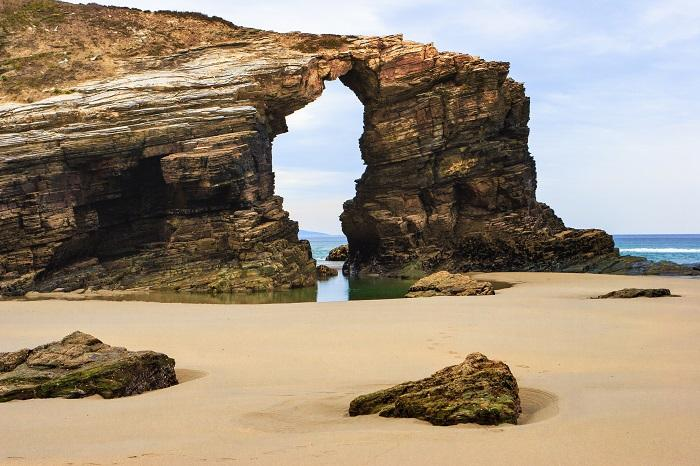
#> input picture Imagenes/Practica/2.png, 700 x 466 px
$ jupyter execute tecnicas.ipynb
#> lines starting #> are read from the running program, lines starting #| are printed output that depends on the picture; after the words box and inside, x2 and y2 are one past the last pixel; in counts of white or black regions, pixels touching at a corner belong together
UMBRALIZACION CON TECNICA ISODATA

THRESH_BINARY =
THRESH_BINARY_INV =

[cell 1]
import cv2
import numpy as np
import matplotlib.pyplot as plt

def isodata(imagen):
    umbral = 128
    while True:
        grupo1 = imagen[imagen<=umbral]
        grupo2 = imagen[imagen>=umbral]

        mediag1 = np.mean(grupo1)
        mediag2 = np.mean(grupo2)

        umbral_nuevo = (mediag1  + mediag2 ) / 2

        if abs(umbral_nuevo - umbral ) < 0.5:

            break
        umbral= umbral_nuevo
    return umbral

image = cv2.imread('2.png', 0)
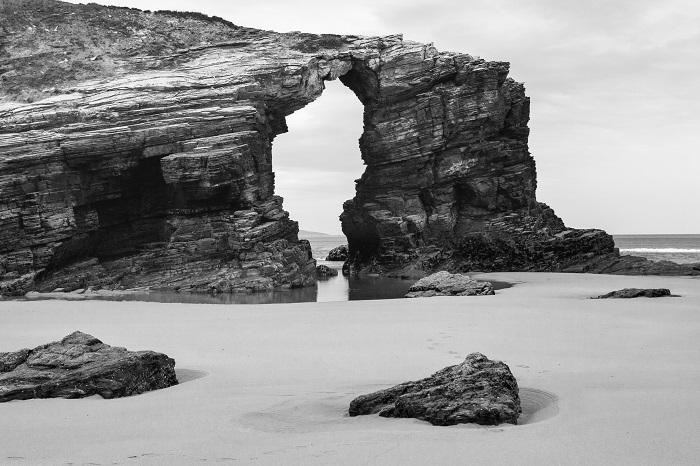
#> image: shape (466, 700); min 0, max 255, mean 144.3
umbral_isodata = isodata(image)
#> the loop in isodata, `while True:` made 3 passes
#> (mediag1, mediag2, umbral_nuevo, umbral) on passes 1 to 2: (59.99, 200, 130, 130), (60.54, 200.6, 130.6, 130.6)
#> (mediag1, mediag2, umbral_nuevo) on pass 3: (60.54, 200.6, 130.6)
#> umbral_isodata = 130.6

_, image_isodata = cv2.threshold(image,umbral_isodata,255,cv2.THRESH_BINARY)
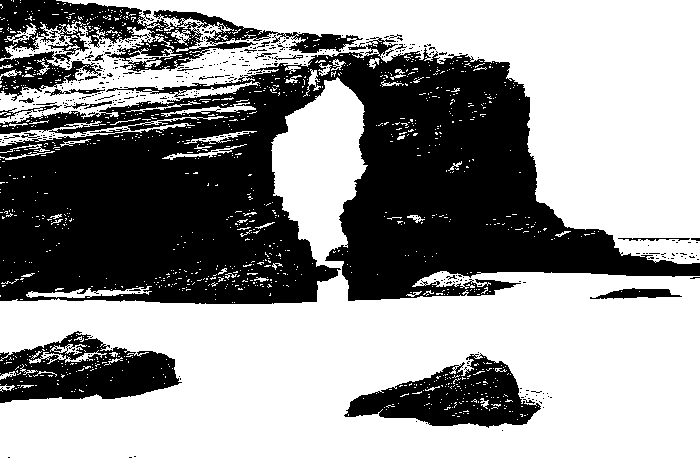
#> image_isodata: shape (466, 700); 59.8% white; 448 black regions (421 under 20 px), largest, box (x1, y1, x2, y2) and area: (0, 37, 700, 304) 102070, (0, 0, 363, 101) 11240, (0, 331, 182, 403) 7660

plt.figure(figsize=(10,5))
plt.subplot(1,2,1)
plt.imshow(image, cmap='gray')
plt.title('imagen original en escala de grises')

plt.subplot(1,2,2)
plt.imshow(image_isodata, cmap='gray')
plt.title('imagen con umbral isodata')
plt.show()
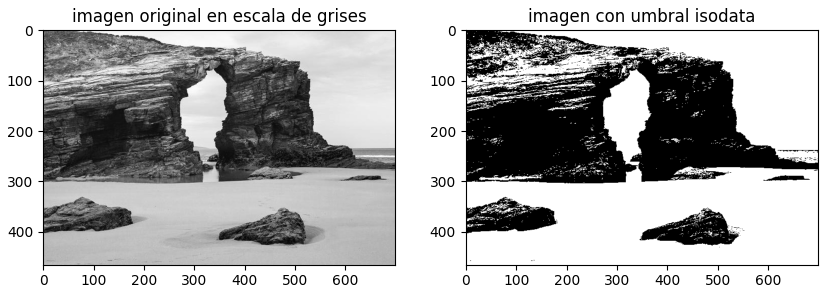
#> figure drawn by matplotlib, 2 panels

TECNICA DE LOS PICOS
falttern array de una dimension lo aplana

[cell 2]
import cv2
import numpy as np
import matplotlib.pyplot as plt

def dos_picos(imagen):
    hist = cv2.calcHist([imagen], [0], None, [256], [0, 256])
#> hist = 256 values, max 5176 at index 190, min 56 at index 254, mean 1274.2

    pico = hist.flatten()
#> pico has the same summary as hist

    pico_dif = np.diff(pico)
#> pico_dif = 255 values, max 930 at index 226, min -1250 at index 206, mean 0.298

    primer_pico = np.argmax(pico_dif[:128])
#> primer_pico = 17
    segundo_pico = np.argmax(pico_dif[128:]) + 128
#> segundo_pico = 226

    umbral_2picos = (primer_pico + segundo_pico) / 2
#> umbral_2picos = 121.5

    return umbral_2picos

image = cv2.imread('2.png', 0)

umbral_2picos = dos_picos(image)
#> umbral_2picos = 121.5

_, image_isodata = cv2.threshold(image, umbral_2picos, 255, cv2.THRESH_BINARY)
#> image_isodata: shape (466, 700); 61.3% white; 539 black regions (515 under 20 px), largest, box (x1, y1, x2, y2) and area: (0, 37, 700, 304) 99704, (0, 332, 179, 403) 7139, (346, 354, 537, 428) 7026

plt.figure(figsize=(10, 5))

plt.subplot(1, 2, 1)
plt.imshow(image, cmap='gray')
plt.title('Imagen original en escala de grises')

plt.subplot(1, 2, 2)
plt.imshow(image_isodata, cmap='gray')
plt.title('Imagen con umbral Isodata')

plt.show()

METODO OTSU  CV2

[cell 3]
import cv2
import numpy as np
import matplotlib.pyplot as plt

image = cv2.imread('2.png', 0)
_, image_otsu = cv2.threshold(image, 0, 255, cv2.THRESH_BINARY + cv2.THRESH_OTSU)

umbral_imagen = np.where(image > image_otsu, 255, 0).astype(np.uint8)
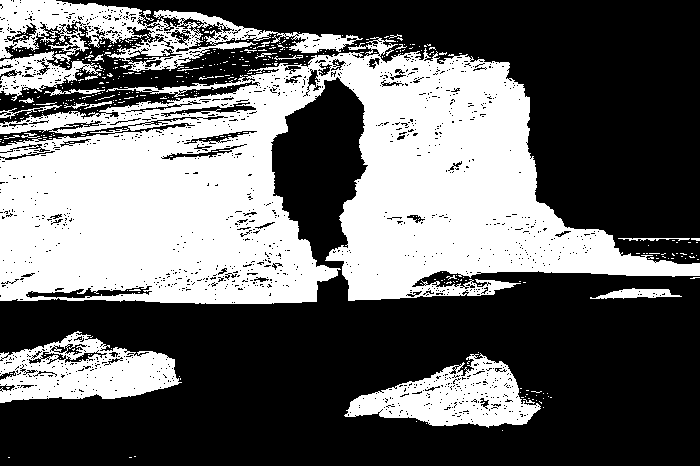
#> umbral_imagen: shape (466, 700); 40.1% white; 448 white regions (421 under 20 px), largest, box (x1, y1, x2, y2) and area: (0, 37, 700, 304) 101949, (0, 0, 363, 101) 11240, (0, 331, 182, 403) 7610
plt.figure(figsize=(10, 5))
plt.subplot(1, 2, 1)
plt.imshow(image, cmap='gray')
plt.title('Imagen original en escala de grises')

plt.subplot(1, 2, 2)
plt.imshow(umbral_imagen, cmap='gray')
plt.title('Imagen con umbral Otsu')
plt.show()

[cell 4]
import cv2
import numpy as np
import matplotlib.pyplot as plt

def tecnica_otsu(imagen):
    histo = cv2.calcHist([imagen],[0],None,[256],[0,256])
#> histo has the same summary as hist in dos_picos
    histo_norm = histo.ravel()/histo.sum()
#> histo_norm = 256 values, max 0.0159 at index 190, min 0.000172 at index 254, mean 0.00391
    Q = histo_norm.cumsum()
#> Q = 256 values from 0.000819 to 1
    bins = np.arange(256)
    fn_min = np.inf
    thresh = -1

    for i in range(1,256):
        p1,p2 = np.hsplit(histo_norm,[i])
        q1,q2 = Q[i],Q[255]-Q[i]
        if q1 < 1.e-6 or q2 < 1.e-6:
            continue
        b1,b2 = np.hsplit(bins,[i])

        m1,m2 = np.sum(p1*b1)/q1, np.sum(p2*b2)/q2
        v1,v2 = np.sum(((b1-m1)**2)*p1)/q1,np.sum(((b2-m2)**2)*p2)/q2
        fn = v1*q1 + v2*q2
        if fn < fn_min:
            fn_min = fn
            thresh = i
#> this loop made 255 passes
#> (p1, q1, q2, m1, m2, v1, v2, fn) on passes 1 to 6: ([0.000819], 0.00101, 0.999, 0, 144.4, 0, 5497.5, 5492), ([0.000819, 0.000187], 0.00122, 0.999, 0.154, 144.5, 0.126, 5494.9, 5488.2), ([0.000819, 0.000187, 0.000212], 0.00151, 0.998, 0.404, 144.5, 0.49, 5492.2, 5483.9), ([0.000819, 0.000187, 0.000212, 0.000291], 0.00185, 0.998, 0.803, 144.5, 1.21, 5488.2, 5478), ([0.000819, 0.000187, 0.000212, 0.000291, 0.00034], 0.00226, 0.998, 1.26, 144.6, 2.15, 5483.7, 5471.3), ([0.000819, 0.000187, 0.000212, 0.000291, 0.00034, 0.000414], 0.00277, 0.997, 1.78, 144.7, 3.3, 5478.4, 5463.3)
#> (q1, q2, m1, m2, v1, v2, fn, fn_min) on passes 7 to 12: (0.00334, 0.997, 2.38, 144.8, 4.64, 5471.8, 5453.6, 5453.6), (0.00401, 0.996, 2.99, 144.8, 6.02, 5464.5, 5442.6, 5442.6), (0.00479, 0.995, 3.61, 145, 7.46, 5456.4, 5430.3, 5430.3), (0.00567, 0.994, 4.3, 145.1, 9.02, 5446.6, 5415.8, 5415.8), (0.00674, 0.993, 4.91, 145.2, 10.53, 5436.5, 5399.9, 5399.9), (0.00804, 0.992, 5.58, 145.4, 12.18, 5424.2, 5380.6, 5380.6)

    img_otsu = imagen>=thresh
    return img_otsu

imagen = cv2.imread('2.png', 0)
umbral_OTSU = tecnica_otsu(imagen)

plt.figure(figsize=(10,5))
plt.subplot(1,2,1)
plt.title('img original')
plt.imshow(imagen, cmap='gray')

plt.subplot(1,2,2)
plt.title('img umbral adaptativo')
plt.imshow(umbral_OTSU, cmap='gray')

plt.show()

UMBRALIZACION VISIBLE - PARTICION DE UNA IMAGEN

[cell 5]
import cv2
import numpy as np
import matplotlib.pyplot as plt

def variable_umb_blok(image, tam_blog, c):
#> called with tam_blog = 25, c = 10
    umbral_img = np.zeros_like(image)

    for y in range(0, image.shape[0], tam_blog):
        for x in range(0, image.shape[1], tam_blog):
            bloque = image[y:y + tam_blog, x:x + tam_blog]
            bloque_media = np.mean(bloque)
            umbral_adap = bloque_media - c
            umbral_img[y:y + tam_blog, x:x + tam_blog] = (bloque > umbral_adap) * 255
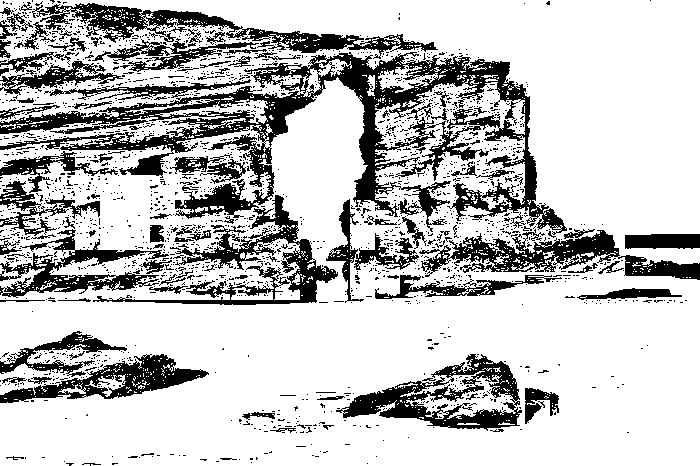
#> umbral_img: shape (466, 700); 76.2% white; 1939 black regions (1821 under 20 px), largest, box (x1, y1, x2, y2) and area: (0, 52, 567, 235) 23729, (93, 195, 338, 305) 5297, (32, 3, 438, 59) 5203

    return umbral_img

image = cv2.imread('2.png', 0)
tam_blog = 25
c = 10

umbral_img_adap = variable_umb_blok(image, tam_blog, c)

plt.figure(figsize=(10, 5))
plt.subplot(1, 2, 1)
plt.imshow(image, cmap='gray')
plt.title('Imagen original en escala de grises')

plt.subplot(1, 2, 2)
plt.imshow(umbral_img_adap, cmap='gray')
plt.title('Imagen con umbral adaptativo')
plt.show()

CON DESVIACION

[cell 6]
import cv2
import numpy as np
import matplotlib.pyplot as plt

def variable_umb_blok(image, tam_blog, ajuste):
#> called with tam_blog = 10, ajuste = 0.3
    umbral_img = np.zeros_like(image)

    for y in range(0, image.shape[0], tam_blog):
        for x in range(0, image.shape[1], tam_blog):
            bloque = image[y:y + tam_blog, x:x + tam_blog]
            bloque_media = np.mean(bloque)
            des = np.std(bloque)
            umbral_adap = bloque_media - (ajuste*des)
            umbral_img[y:y + tam_blog, x:x + tam_blog] = (bloque > umbral_adap) * 255
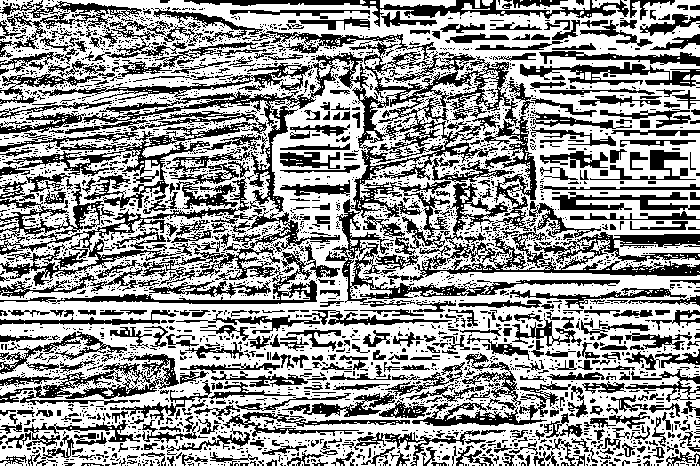
#> umbral_img: shape (466, 700); 60.5% white; 3169 black regions (2649 under 20 px), largest, box (x1, y1, x2, y2) and area: (65, 31, 620, 307) 16706, (0, 161, 340, 286) 6778, (410, 183, 700, 281) 6028

    return umbral_img

image = cv2.imread('2.png', 0)
tam_blog = 10
c = 0.3

umbral_img_adap = variable_umb_blok(image, tam_blog, c)

plt.figure(figsize=(10, 5))
plt.subplot(1, 2, 1)
plt.imshow(image, cmap='gray')
plt.title('Imagen original en escala de grises')

plt.subplot(1, 2, 2)
plt.imshow(umbral_img_adap, cmap='gray')
plt.title('Imagen con umbral adaptativo')
plt.show()

ADAPTATIVA CON VENTANA

[cell 7]
import cv2
import numpy as np
import matplotlib.pyplot as plt

def ventana(image, ventana, factor):
#> called with ventana = 15, factor = 2
    umbral_image = np.zeros_like(image)
    pad = ventana // 2
    padd_img = cv2.copyMakeBorder(image, pad, pad, pad, pad, cv2.BORDER_REPLICATE)

    for y in range(image.shape[0]):
        for x in range(image.shape[1]):
            ventana_1 = padd_img[y:y + ventana, x:x + ventana]
            media = np.mean(ventana_1)
            dis = np.std(ventana_1)
            umbral = media - (factor * dis)
            umbral_image[y, x] = 255 if image[y, x] > umbral else 0
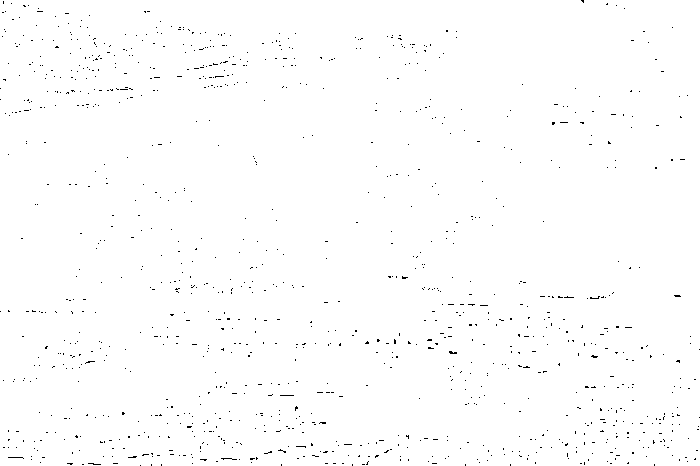
#> umbral_image: shape (466, 700); 99.3% white; black in thin lines or dots
    return umbral_image

image = cv2.imread('2.png', 0)

tam_blog = 15  # Tiene que ser un número impar
c = 2

umbral_ventana = ventana(image, tam_blog, c)

plt.figure(figsize=(10, 5))
plt.subplot(1, 2, 1)
plt.imshow(image, cmap='gray')
plt.title('Imagen original en escala de grises')

plt.subplot(1, 2, 2)
plt.imshow(umbral_ventana, cmap='gray')
plt.title('Imagen con umbral adaptativo')
plt.show()

CON LIBRERIA CV2

[cell 8]
import cv2
import numpy as np
import matplotlib.pyplot as plt

image = cv2.imread('2.png', 0)
ventana = 7
factor = 3
image_umbr = cv2.adaptiveThreshold(image, 255, cv2.ADAPTIVE_THRESH_MEAN_C, cv2.THRESH_BINARY, ventana, factor)
#> image_umbr: shape (466, 700); 73.4% white; black in thin lines or dots
plt.figure(figsize=(10, 5))
plt.subplot(1, 2, 1)
plt.imshow(image, cmap='gray')
plt.title('Imagen original en escala de grises')

plt.subplot(1, 2, 2)
plt.imshow(umbral_ventana, cmap='gray')
plt.title('Imagen con umbral adaptativo')
plt.show()

[cell 9]
import cv2
import numpy as np
import matplotlib.pyplot as plt

imagen = cv2.imread('2.png', 0)

_, ubr_trunc = cv2.threshold(imagen, 127, 200, cv2.THRESH_TRUNC)
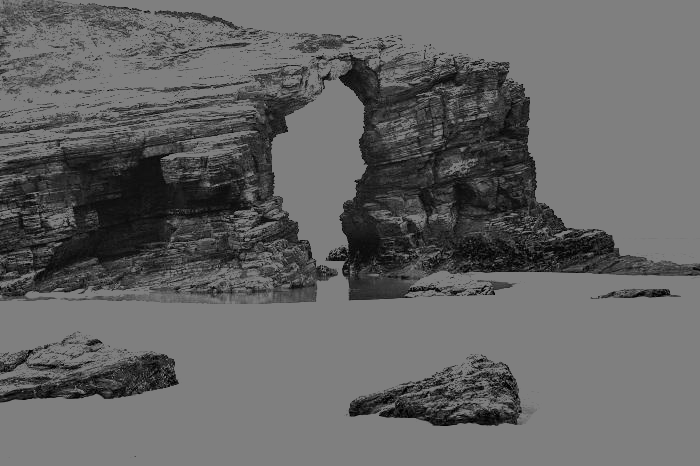
#> ubr_trunc: shape (466, 700); min 0, max 127, mean 100.3
_, umbr_tozero = cv2.threshold(imagen, 127, 200, cv2.THRESH_TOZERO)
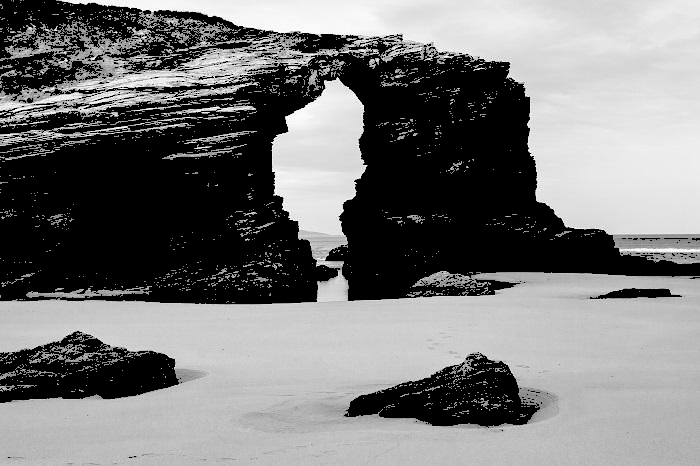
#> umbr_tozero: shape (466, 700); min 0, max 255, mean 120.6
_, umbr_tozero_INV = cv2.threshold(imagen, 127, 200, cv2.THRESH_TOZERO_INV)
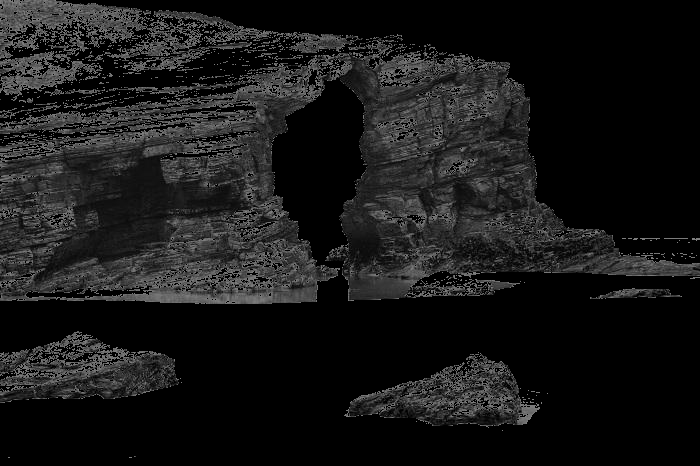
#> umbr_tozero_INV: shape (466, 700); min 0, max 127, mean 23.7

# Mostrar las imágenes resultantes
plt.figure(figsize=(12, 5))

plt.subplot(1, 4, 1)
plt.imshow(imagen, cmap='gray')
plt.title('Imagen original')

plt.subplot(1, 4, 2)
plt.imshow(ubr_trunc, cmap='gray')
plt.title('Imagen trunc')

plt.subplot(1, 4, 3)
plt.imshow(umbr_tozero, cmap='gray')
plt.title('Imagen tozero')

plt.subplot(1, 4, 4)
plt.imshow(umbr_tozero_INV, cmap='gray')
plt.title('Imagen tozero inv')

plt.show()

$ run again, with Imagenes/Practica/img_cortada.png copied over Imagenes/Practica/2.png
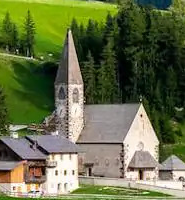
#> input picture Imagenes/Practica/img_cortada.png, 185 x 200 px
#> the loop in isodata, `while True:` made 4 passes
#> (mediag1, mediag2, umbral_nuevo, umbral) on passes 1 to 3: (56.2, 173.8, 115, 115), (51.5, 169.4, 110.4, 110.4), (50.34, 168.1, 109.2, 109.2)
#> umbral_isodata = 109.2
#> `_, image_isodata = cv2.threshold(image,umbral_isodata,255,cv2.THRESH_B..`:
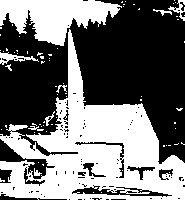
#> image_isodata: shape (200, 185); 45.3% white; 75 white regions (65 under 20 px), largest, box (x1, y1, x2, y2) and area: (0, 29, 185, 200) 12822, (0, 0, 122, 46) 3229, (0, 52, 39, 65) 191
#> hist = 256 values, max 436 at index 148, min 0 at index 255, mean 144.5
#> pico has the same summary as hist
#> pico_dif = 255 values, max 82 at index 140, min -64 at index 150, mean -0.098
#> primer_pico = 4
#> segundo_pico = 140
#> in dos_picos, `umbral_2picos = (primer_pico + segundo_pico) / 2`: umbral_2picos = 72
#> image_otsu: shape (200, 185); 45.5% white; 76 white regions (67 under 20 px), largest, box (x1, y1, x2, y2) and area: (0, 29, 185, 200) 12879, (0, 0, 122, 47) 3247, (0, 52, 39, 66) 198
#> umbral_imagen: shape (200, 185); 54.4% white; 88 black regions (79 under 20 px), largest, box (x1, y1, x2, y2) and area: (0, 29, 185, 200) 12881, (0, 0, 122, 47) 3247, (0, 52, 39, 66) 198
#> histo has the same summary as hist in dos_picos
#> histo_norm = 256 values, max 0.0118 at index 148, min 0 at index 255, mean 0.00391
#> Q = 256 values from 0.000676 to 1
#> the loop in tecnica_otsu, `for i in range(1,256):` made 255 passes
#> (p1, q1, q2, m1, m2, v1, v2, fn) on passes 1 to 4: ([0.000676], 0.00211, 0.998, 0, 103.5, 0, 4552.8, 4543.2), ([0.000676, 0.00143], 0.00481, 0.995, 0.298, 103.8, 0.159, 4550.1, 4528.2), ([0.000676, 0.00143, 0.0027], 0.00778, 0.992, 0.878, 104.1, 0.506, 4535.6, 4500.3), ([0.000676, 0.00143, 0.0027, 0.00297], 0.0119, 0.988, 1.33, 104.5, 0.917, 4523.7, 4470.1)
#> image_umbr: shape (200, 185); 61.6% white; black in thin lines or dots
#> `_, umbr_tozero_INV = cv2.threshold(imagen, 127, 200, cv2.THRESH_TOZERO..`:
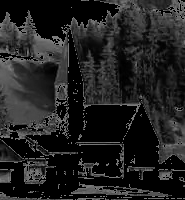
#> umbr_tozero_INV: shape (200, 185); min 0, max 127, mean 33.3

$ run again, with Imagenes/Practica/pose1.png copied over Imagenes/Practica/2.png
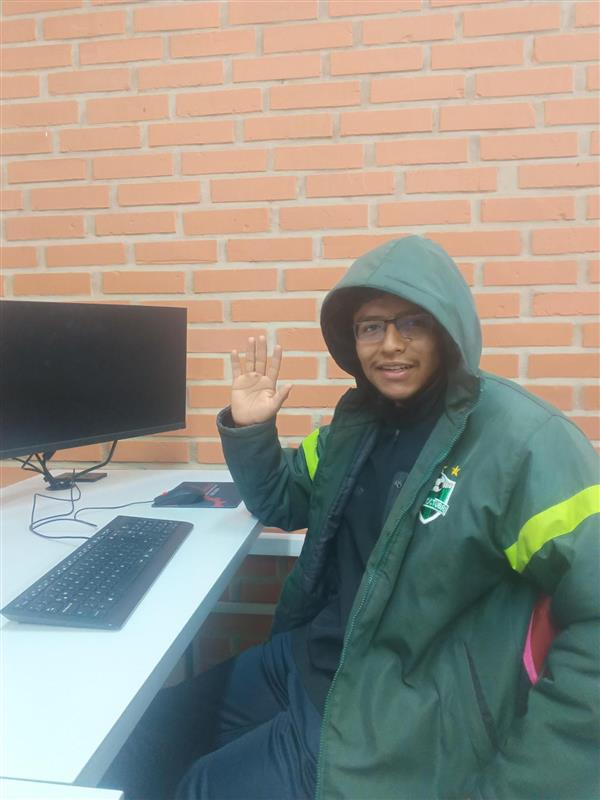
#> input picture Imagenes/Practica/pose1.png, 600 x 800 px
#> the loop in isodata, `while True:` made 3 passes
#> (mediag1, mediag2, umbral_nuevo, umbral) on passes 1 to 2: (76.94, 189.7, 133.3, 133.3), (77.92, 190.6, 134.3, 134.3)
#> umbral_isodata = 134.3
#> hist = 256 values, max 11577 at index 194, min 0 at index 0, mean 1875
#> pico has the same summary as hist
#> pico_dif = 255 values, max 1158 at index 182, min -3051 at index 195, mean 0.0627
#> primer_pico = 45
#> segundo_pico = 182
#> in dos_picos, `umbral_2picos = (primer_pico + segundo_pico) / 2`: umbral_2picos = 113.5
#> umbral_imagen: shape (800, 600); 41.8% white; 119 white regions (112 under 20 px), largest, box (x1, y1, x2, y2) and area: (102, 282, 600, 800) 163000, (0, 300, 187, 498) 27760, (22, 516, 193, 623) 9402
#> histo has the same summary as hist in dos_picos
#> histo_norm = 256 values, max 0.0241 at index 194, min 0 at index 0, mean 0.00391
#> Q = 256 values from 0 to 1
#> the loop in tecnica_otsu, `for i in range(1,256):` made 255 passes
#> (q1, q2, m1, m2, v1, v2, fn, fn_min) on passes 27 to 33: (6.25e-06, 1, 0, 143.7, 0, 3614.9, 3614.9, 3614.9), (1.04e-05, 1, 16.2, 143.7, 69.98, 3614.8, 3614.8, 3614.8), (2.08e-05, 1, 13.7, 143.7, 93.97, 3614.8, 3614.7, 3614.7), (6.46e-05, 1, 9.1, 143.7, 118, 3614.8, 3614.6, 3614.6), (0.000229, 1, 8.29, 143.7, 126.1, 3614.8, 3614, 3614), (0.000404, 1, 17.32, 143.7, 99.68, 3613.4, 3612, 3612), (0.000631, 0.999, 19.96, 143.8, 81.16, 3612, 3609.8, 3609.8)
#> after the loop in tecnica_otsu, `for i in range(1,256):`: fn_min = 527.1; thresh = 135
#> image_umbr: shape (800, 600); 83.4% white; black in thin lines or dots
#> `_, umbr_tozero_INV = cv2.threshold(imagen, 127, 200, cv2.THRESH_TOZERO..`:
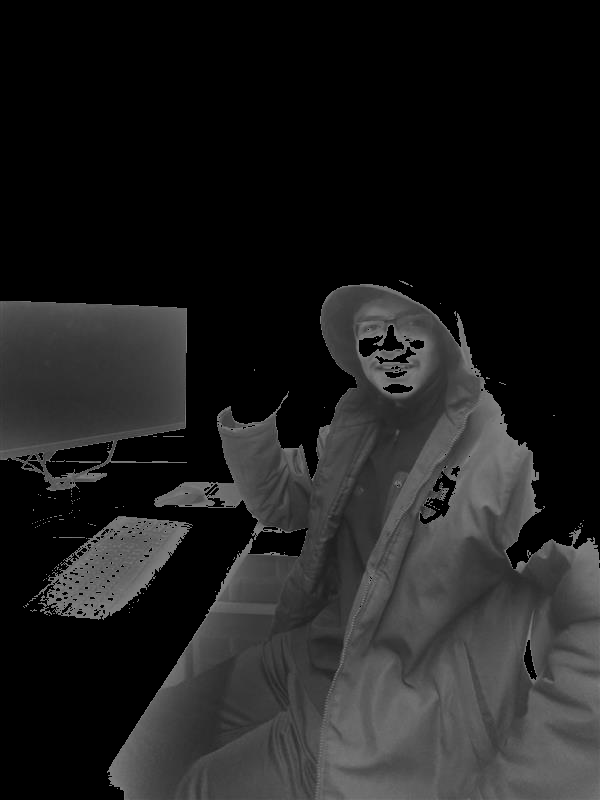
#> umbr_tozero_INV: shape (800, 600); min 0, max 127, mean 31.3
